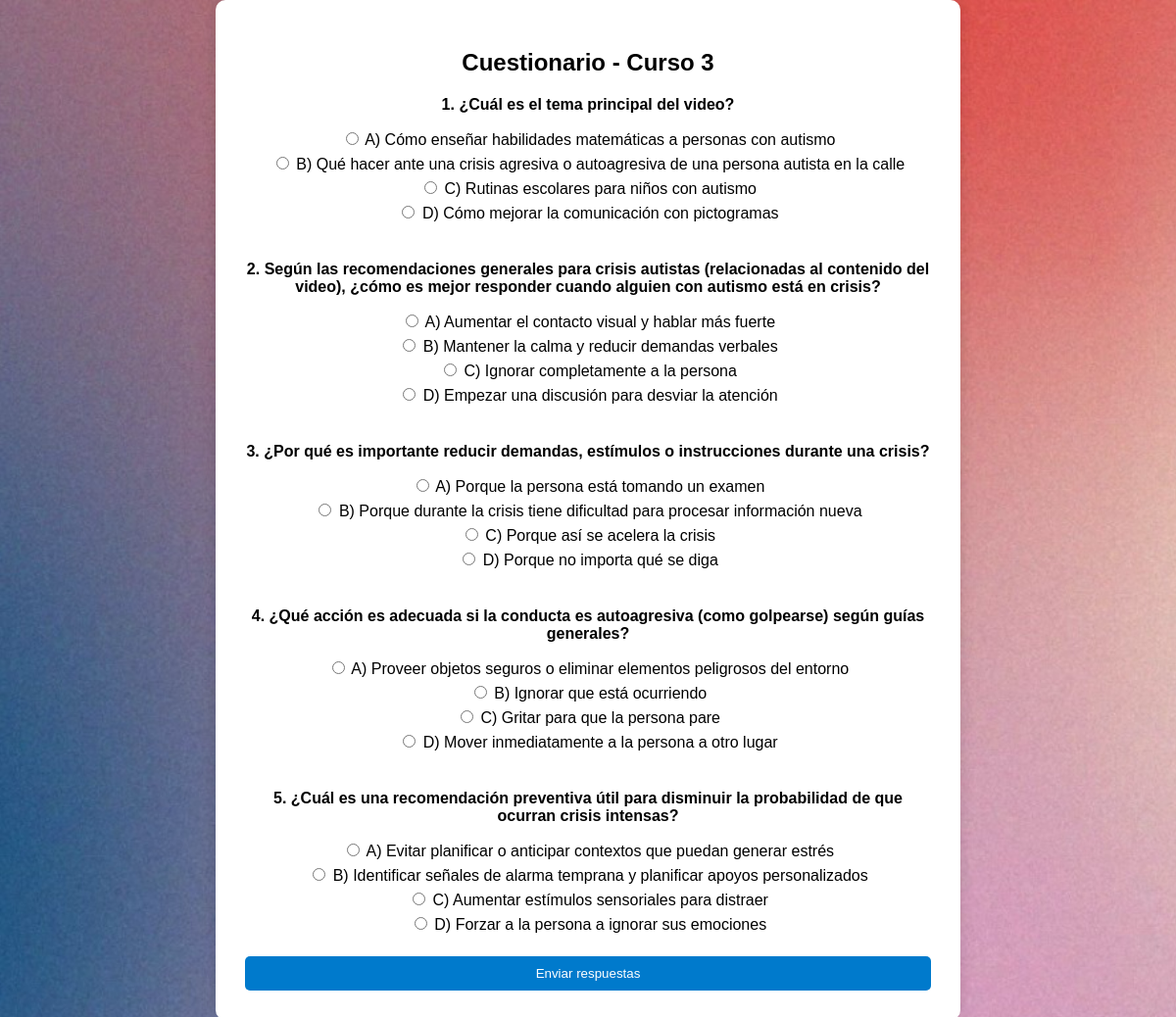
Page /cursos/3/cuestionario/ (signed in) on the committed database.
### cursos/models.py (models this page shows, shortened)
class Curso(models.Model):
    titulo = models.CharField(max_length=200)
    descripcion = models.TextField()
    orden = models.PositiveIntegerField(unique=True)
    archivo_video = models.CharField(
    max_length=100,
    default='video1.txt',
    help_text="Nombre del archivo .txt del video (ej: video1.txt)")

class Pregunta(models.Model):
    curso = models.ForeignKey(Curso, on_delete=models.CASCADE)
    texto = models.TextField()

class Opcion(models.Model):
    pregunta = models.ForeignKey(Pregunta, on_delete=models.CASCADE)
    texto = models.CharField(max_length=300)
    es_correcta = models.BooleanField(default=False)

### cursos/views.py (the view, shortened to what this page needs)
# urls.py: path('<int:curso_id>/cuestionario/', cuestionario, name='cuestionario'),
@login_required
def cuestionario(request, curso_id):
    curso = get_object_or_404(Curso, id=curso_id)
    preguntas = Pregunta.objects.filter(curso=curso)
    if not preguntas.exists():
        return redirect('lista_cursos')
    return render(request, 'cursos/cuestionario.html', {
    'curso': curso,
    'preguntas': preguntas,
    'layout': 'layout-cuestionario'
    })

### templates/cursos/cuestionario.html (shortened to what this page needs)
{% extends 'base.html' %}
{% block contenido %}
<div class="caja" style="width: 700px;">
    <h2>Cuestionario - {{ curso.titulo }}</h2>
    <form method="post">
        {% for pregunta in preguntas %}
            <p><strong>{{ forloop.counter }}. {{ pregunta.texto }}</strong></p>
            {% for opcion in pregunta.opcion_set.all %}
                <label style="display:block; margin-bottom:5px;">
                    <input type="radio" name="{{ pregunta.id }}" value="{{ opcion.id }}">
                    {{ opcion.texto }}
                </label>
            {% endfor %}
            <br>
        {% endfor %}
        <button type="submit">Enviar respuestas</button>
    </form>
</div>
{% endblock %}

### templates/base.html (shortened to what this page needs)
{% load static %}
<!DOCTYPE html>
<html lang="es">
<head>
    <link rel="stylesheet" href="{% static 'css/estilos.css' %}">
</head>
<body class="{{ layout|default:'' }}">
{% block body %}
    <div class="contenedor">
        {% block contenido %}{% endblock %}
    </div>
{% endblock %}
</body>
</html>

### static/css/estilos.css (style rules this page uses)
body { margin: 0; font-family: Arial, sans-serif; }
.caja { background: white; padding: 30px; width: 360px; border-radius: 10px; box-shadow: 0 0 15px rgba(0,0,0,0.15); text-align: center; }
h2 { margin-bottom: 20px; }
button { width: 100%; padding: 10px; background-color: #007acc; color: white; border: none; border-radius: 5px; cursor: pointer; }
body.layout-cuestionario { background-image: url("../fondos/dashboard_cuestionario_bg.png"); background-size: cover; background-position: center; background-repeat: no-repeat; }
body.layout-cuestionario .contenedor { display: flex; justify-content: center; align-items: center; min-height: 100vh; }
body.layout-cuestionario .caja { text-align: center; }

### rows in the picture
Curso: titulo "Curso 3"
Pregunta: texto "¿Cuál es el tema principal del video?"
Opcion: texto "A) Cómo enseñar habilidades matemáticas a personas con autismo"
Opcion: texto "B) Qué hacer ante una crisis agresiva o autoagresiva de una persona autista en la calle"
Opcion: texto "C) Rutinas escolares para niños con autismo"
Opcion: texto "D) Cómo mejorar la comunicación con pictogramas"
Pregunta: texto "Según las recomendaciones generales para crisis autistas (relacionadas al contenido del video), ¿cómo es mejor responder cuando alguien con autismo está en crisis?"
Opcion: texto "A) Aumentar el contacto visual y hablar más fuerte"
Opcion: texto "B) Mantener la calma y reducir demandas verbales"
Opcion: texto "C) Ignorar completamente a la persona"
Opcion: texto "D) Empezar una discusión para desviar la atención"
Pregunta: texto "¿Por qué es importante reducir demandas, estímulos o instrucciones durante una crisis?"
Opcion: texto "A) Porque la persona está tomando un examen"
Opcion: texto "B) Porque durante la crisis tiene dificultad para procesar información nueva"
Opcion: texto "C) Porque así se acelera la crisis"
Opcion: texto "D) Porque no importa qué se diga"
Pregunta: texto "¿Qué acción es adecuada si la conducta es autoagresiva (como golpearse) según guías generales?"
Opcion: texto "A) Proveer objetos seguros o eliminar elementos peligrosos del entorno"
Opcion: texto "B) Ignorar que está ocurriendo"
Opcion: texto "C) Gritar para que la persona pare"
Opcion: texto "D) Mover inmediatamente a la persona a otro lugar"
Pregunta: texto "¿Cuál es una recomendación preventiva útil para disminuir la probabilidad de que ocurran crisis intensas?"
Opcion: texto "A) Evitar planificar o anticipar contextos que puedan generar estrés"
Opcion: texto "B) Identificar señales de alarma temprana y planificar apoyos personalizados"
Opcion: texto "C) Aumentar estímulos sensoriales para distraer"
Opcion: texto "D) Forzar a la persona a ignorar sus emociones"
